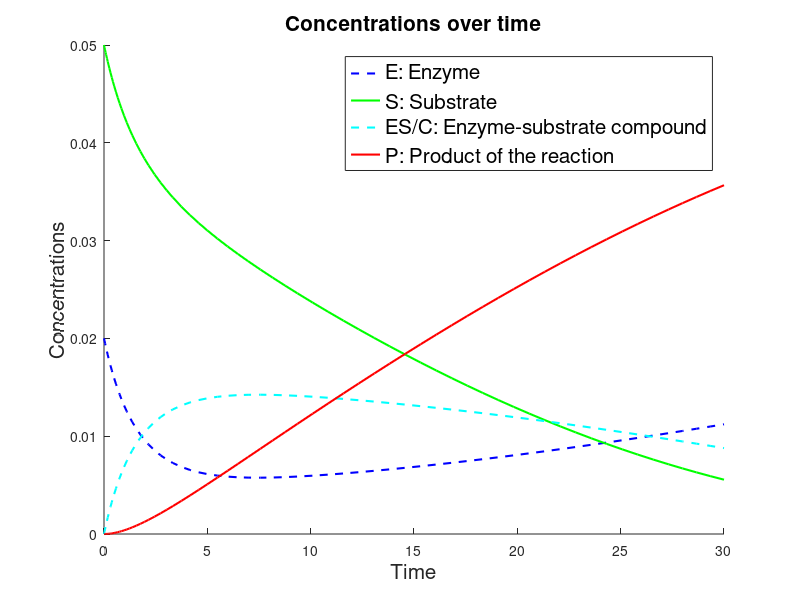
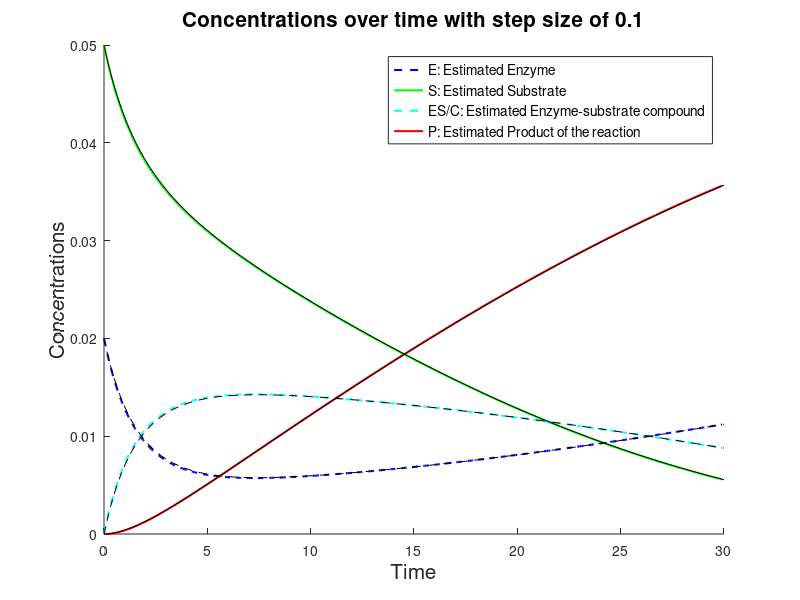
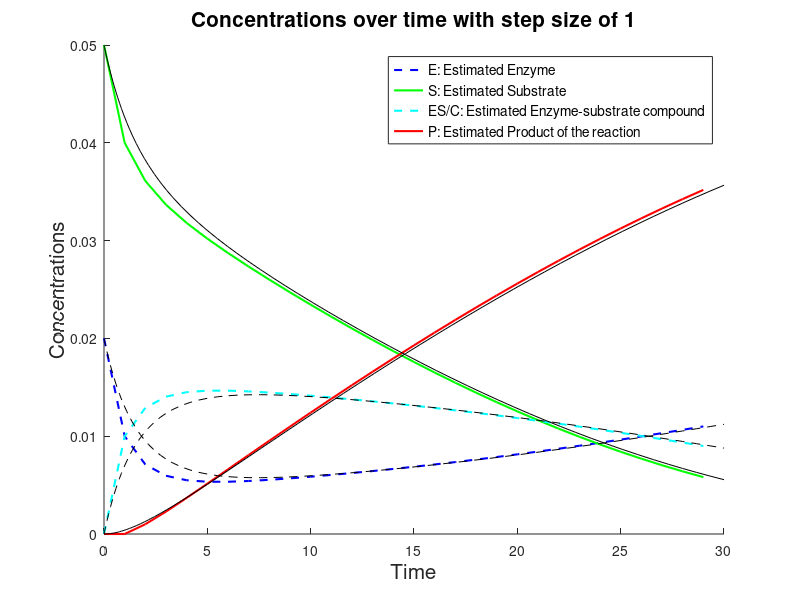
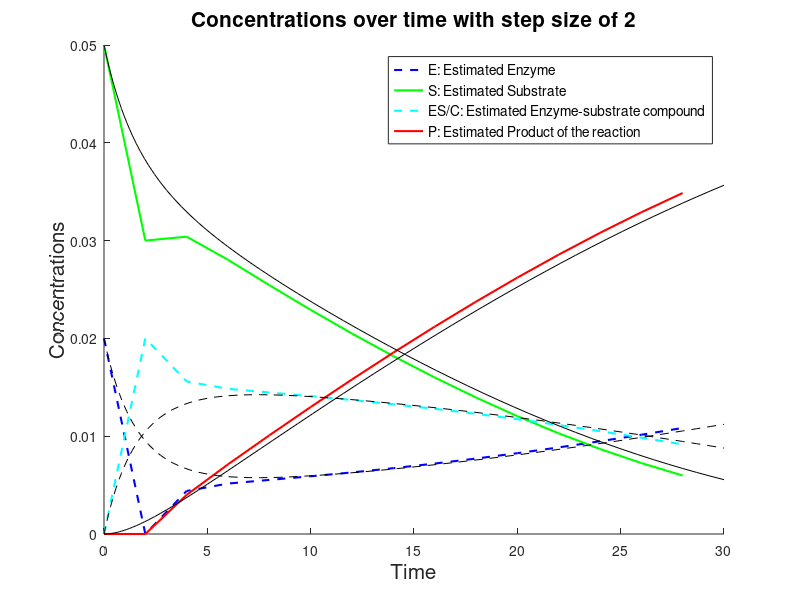

MATLAB code for these plots, in order:
% % Andrea Stancescu, Jenna Varnell, Omry Brewster
% MA 402 Project 1 
% 3-11-2022
% MATLAB .mlx file with integrated text and code


%% part a - FIGURE 1

theta1 = 10;
theta2 = 1e-2;
theta3 = 1e-1;
e0 = 2e-2;
s0 = 5e-2;
c0 = 0;
p0 = 0;
x0 = [e0;
    s0;
    c0;
    p0];


ddt = @(t,x) [(-1*theta1*x(1)*x(2)) + ((theta2+theta3)*x(3));
    (-1*theta1*x(1)*x(2)) + (theta2*x(3));
    (theta1*x(1)*x(2)) - ((theta2+theta3)*x(3));
    theta3*x(3)];

[t, y] = ode45(ddt, [0 30], x0);

figure;
hold on 
plot(t, y(:,1), 'b--', 'LineWidth', 1.5)
plot(t, y(:,2), 'g', 'LineWidth', 1.5)
plot(t, y(:,3), 'c--', 'LineWidth', 1.5)
plot(t, y(:,4), 'r', 'LineWidth', 1.5)
title('Concentrations over time','Fontsize',15)
xlabel('Time','FontSize', 15)
ylabel('Concentrations','FontSize',15)
legend('E: Enzyme', 'S: Substrate', 'ES/C: Enzyme-substrate compound', 'P: Product of the reaction','FontSize',15) 
hold off



%% part b - FIGURE 2


% step size h = 0.1
theta1 = 10;
theta2 = 1e-2;
theta3 = 1e-1;
e0 = 2e-2;
s0 = 5e-2;
c0 = 0;
p0 = 0;
x0 = [e0;
    s0;
    c0;
    p0];

ddt = @(t,x) [(-1*theta1*x(1)*x(2)) + ((theta2+theta3)*x(3));
    (-1*theta1*x(1)*x(2)) + (theta2*x(3));
    (theta1*x(1)*x(2)) - ((theta2+theta3)*x(3));
    theta3*x(3)]';

h1 = 0.1;
y1 = zeros((30/h1), 4);
y1(1, :) = x0';
for i=1:((30/h1) - 1)
   y1(i+1, :) =  y1(i,:) + h1 * (ddt(i*h1, y1(i,:)));
end

figure;
hold on 
plot(0:h1:30-h1, y1(:,1), 'b--', 'LineWidth', 1.5)
plot(0:h1:30-h1, y1(:,2), 'g', 'LineWidth', 1.5)
plot(0:h1:30-h1, y1(:,3), 'c--', 'LineWidth', 1.5)
plot(0:h1:30-h1, y1(:,4), 'r', 'LineWidth', 1.5)




% the true plots found with ode45
theta1 = 10;
theta2 = 1e-2;
theta3 = 1e-1;
e0 = 2e-2;
s0 = 5e-2;
c0 = 0;
p0 = 0;
x0 = [e0;
    s0;
    c0;
    p0];


ddt = @(t,x) [(-1*theta1*x(1)*x(2)) + ((theta2+theta3)*x(3));
    (-1*theta1*x(1)*x(2)) + (theta2*x(3));
    (theta1*x(1)*x(2)) - ((theta2+theta3)*x(3));
    theta3*x(3)];

[t, y] = ode45(ddt, [0 30], x0);


plot(t, y(:,1), 'k--', 'LineWidth', 0.5)
plot(t, y(:,2), 'k', 'LineWidth', 0.5)
plot(t, y(:,3), 'k--', 'LineWidth', 0.5)
plot(t, y(:,4), 'k', 'LineWidth', 0.5)


title('Concentrations over time with step size of 0.1','FontSize',15)
xlabel('Time','Fontsize',15)
ylabel('Concentrations','FontSize',15)
legend('E: Estimated Enzyme', 'S: Estimated Substrate', ...
    'ES/C: Estimated Enzyme-substrate compound', 'P: Estimated Product of the reaction', 'FontSize',10) 


hold off



%% part b - FIGURE 3
% step size h = 1
theta1 = 10;
theta2 = 1e-2;
theta3 = 1e-1;
e0 = 2e-2;
s0 = 5e-2;
c0 = 0;
p0 = 0;
x0 = [e0;
    s0;
    c0;
    p0];

ddt = @(t,x) [(-1*theta1*x(1)*x(2)) + ((theta2+theta3)*x(3));
    (-1*theta1*x(1)*x(2)) + (theta2*x(3));
    (theta1*x(1)*x(2)) - ((theta2+theta3)*x(3));
    theta3*x(3)]';

h2 = 1;
y2 = zeros((30/h2), 4);
y2(1, :) = x0';
for i=1:((30/h2) - 1)
   y2(i+1, :) =  y2(i,:) + h2 * (ddt(i*h2, y2(i,:)));
end

figure;
hold on 
plot(0:h2:30-h2, y2(:,1), 'b--', 'LineWidth', 1.5)
plot(0:h2:30-h2, y2(:,2), 'g', 'LineWidth', 1.5)
plot(0:h2:30-h2, y2(:,3), 'c--', 'LineWidth', 1.5)
plot(0:h2:30-h2, y2(:,4), 'r', 'LineWidth', 1.5)




% the true plots found with ode45
theta1 = 10;
theta2 = 1e-2;
theta3 = 1e-1;
e0 = 2e-2;
s0 = 5e-2;
c0 = 0;
p0 = 0;
x0 = [e0;
    s0;
    c0;
    p0];


ddt = @(t,x) [(-1*theta1*x(1)*x(2)) + ((theta2+theta3)*x(3));
    (-1*theta1*x(1)*x(2)) + (theta2*x(3));
    (theta1*x(1)*x(2)) - ((theta2+theta3)*x(3));
    theta3*x(3)];

[t, y] = ode45(ddt, [0 30], x0);


plot(t, y(:,1), 'k--', 'LineWidth', 0.5)
plot(t, y(:,2), 'k', 'LineWidth', 0.5)
plot(t, y(:,3), 'k--', 'LineWidth', 0.5)
plot(t, y(:,4), 'k', 'LineWidth', 0.5)


title('Concentrations over time with step size of 1','FontSize',15)
xlabel('Time','Fontsize',15)
ylabel('Concentrations','FontSize',15)
legend('E: Estimated Enzyme', 'S: Estimated Substrate', ...
    'ES/C: Estimated Enzyme-substrate compound', 'P: Estimated Product of the reaction', 'FontSize',10) 


hold off



%% part b - FIGURE 4
% step size h = 2
theta1 = 10;
theta2 = 1e-2;
theta3 = 1e-1;
e0 = 2e-2;
s0 = 5e-2;
c0 = 0;
p0 = 0;
x0 = [e0;
    s0;
    c0;
    p0];

ddt = @(t,x) [(-1*theta1*x(1)*x(2)) + ((theta2+theta3)*x(3));
    (-1*theta1*x(1)*x(2)) + (theta2*x(3));
    (theta1*x(1)*x(2)) - ((theta2+theta3)*x(3));
    theta3*x(3)]';

h3 = 2;
y3 = zeros((30/h3), 4);
y3(1, :) = x0';
for i=1:((30/h3) - 1)
   y3(i+1, :) =  y3(i,:) + h3 * (ddt(i*h3, y3(i,:)));
end

figure;
hold on 
plot(0:h3:30-h3, y3(:,1), 'b--', 'LineWidth', 1.5)
plot(0:h3:30-h3, y3(:,2), 'g', 'LineWidth', 1.5)
plot(0:h3:30-h3, y3(:,3), 'c--', 'LineWidth', 1.5)
plot(0:h3:30-h3, y3(:,4), 'r', 'LineWidth', 1.5)




% the true plots found with ode45
theta1 = 10;
theta2 = 1e-2;
theta3 = 1e-1;
e0 = 2e-2;
s0 = 5e-2;
c0 = 0;
p0 = 0;
x0 = [e0;
    s0;
    c0;
    p0];


ddt = @(t,x) [(-1*theta1*x(1)*x(2)) + ((theta2+theta3)*x(3));
    (-1*theta1*x(1)*x(2)) + (theta2*x(3));
    (theta1*x(1)*x(2)) - ((theta2+theta3)*x(3));
    theta3*x(3)];

[t, y] = ode45(ddt, [0 30], x0);


plot(t, y(:,1), 'k--', 'LineWidth', 0.5)
plot(t, y(:,2), 'k', 'LineWidth', 0.5)
plot(t, y(:,3), 'k--', 'LineWidth', 0.5)
plot(t, y(:,4), 'k', 'LineWidth', 0.5)


axis([0 30 0 0.05]);
title('Concentrations over time with step size of 2','FontSize',15)
xlabel('Time','Fontsize',15)
ylabel('Concentrations','FontSize',15)
legend('E: Estimated Enzyme', 'S: Estimated Substrate', ...
    'ES/C: Estimated Enzyme-substrate compound', 'P: Estimated Product of the reaction', 'FontSize',10) 


hold off




%% FIGURE 5


figure1=figure('Position', [1000, 1000, 1000, 1000])

subplot(2,2,1);
hold on 
plot(t, y(:,1), 'b--', 'LineWidth', 1.5)
plot(t, y(:,2), 'g', 'LineWidth', 1.5)
plot(t, y(:,3), 'c--', 'LineWidth', 1.5)
plot(t, y(:,4), 'r', 'LineWidth', 1.5)
title('Concentrations over time')
xlabel('Time')
ylabel('Concentrations')
%legend('E: Enzyme', 'S: Substrate', 'ES/C: Enzyme-substrate compound', 'P: Product of the reaction') 
hold off

subplot(2,2,2);
hold on 
plot(0:h1:30-h1, y1(:,1), 'b--', 'LineWidth', 1.5)
plot(0:h1:30-h1, y1(:,2), 'g', 'LineWidth', 1.5)
plot(0:h1:30-h1, y1(:,3), 'c--', 'LineWidth', 1.5)
plot(0:h1:30-h1, y1(:,4), 'r', 'LineWidth', 1.5)
title('Concentrations over time with step size of 0.1')
xlabel('Time')
ylabel('Concentrations')
%legend('E: Enzyme', 'S: Substrate', 'ES/C: Enzyme-substrate compound', 'P: Product of the reaction')
hold off

subplot(2,2,3);
hold on 
plot(0:h2:30-h2, y2(:,1), 'b--', 'LineWidth', 1.5)
plot(0:h2:30-h2, y2(:,2), 'g', 'LineWidth', 1.5)
plot(0:h2:30-h2, y2(:,3), 'c--', 'LineWidth', 1.5)
plot(0:h2:30-h2, y2(:,4), 'r', 'LineWidth', 1.5)
title('Concentrations over time with step size of 1')
xlabel('Time')
ylabel('Concentrations')
%legend('E: Enzyme', 'S: Substrate', 'ES/C: Enzyme-substrate compound', 'P: Product of the reaction')
hold off

subplot(2,2,4);
hold on 
plot(0:h3:30-h3, y3(:,1), 'b--', 'LineWidth', 1.5)
plot(0:h3:30-h3, y3(:,2), 'g', 'LineWidth', 1.5)
plot(0:h3:30-h3, y3(:,3), 'c--', 'LineWidth', 1.5)
plot(0:h3:30-h3, y3(:,4), 'r', 'LineWidth', 1.5)
axis([0 30 0 0.05])

title('Concentrations over time with step size of 2')
xlabel('Time')
ylabel('Concentrations')

% fig = gcf;
% fig.Position(3) = fig.Position(3) + 400;
hold off



%% part c - FIGURE 6

e0 = 2e-2;
s0 = 5e-2;
c0 = 0;
p0 = 0;
x0 = [e0;
    s0;
    c0;
    p0];

figure;
hold on 
for numtrials = 1:50
    z = randn;
    theta1 = exp(2.3 + 0.30*z);
    theta2 = exp(-4 + 1*z);
    theta3 = exp(-2 + 0.30*z);
    ddt = @(t,x) [(-1*theta1*x(1)*x(2)) + ((theta2+theta3)*x(3));
        (-1*theta1*x(1)*x(2)) + (theta2*x(3));
        (theta1*x(1)*x(2)) - ((theta2+theta3)*x(3));
        theta3*x(3)];
    
    [t, y] = ode45(ddt, [0 30], x0);

    plot(t, y(:,1), 'b--')
    plot(t, y(:,2), 'g')
    plot(t, y(:,3), 'c--')
    plot(t, y(:,4), 'r')
end 

title('Concentrations over time with lognormal reaction rate coefficients','FontSize',15)
xlabel('Time','FontSize',15)
ylabel('Concentrations','FontSize',15)
legend('E: Enzyme', 'S: Substrate', 'ES/C: Enzyme-substrate compound', 'P: Product of the reaction','FontSize',15) 
hold off



%% part d

e0 = 2e-2;
s0 = 5e-2;
c0 = 0;
p0 = 0;
x0 = [e0;
    s0;
    c0;
    p0];

lastproduct = zeros(1,50);
for numtrials = 1:50
    z = randn;
    theta1 = exp(2.3 + 0.30*z);
    theta2 = exp(-4 + 1*z);
    theta3 = exp(-2 + 0.30*z);
    ddt = @(t,x) [(-1*theta1*x(1)*x(2)) + ((theta2+theta3)*x(3));
        (-1*theta1*x(1)*x(2)) + (theta2*x(3));
        (theta1*x(1)*x(2)) - ((theta2+theta3)*x(3));
        theta3*x(3)];
    
    [t, y] = ode45(ddt, [0 30], x0);

    lastproduct(numtrials) = y(end,4);
end 

estimated_product = mean(lastproduct);
fprintf('The expected value of the concentration of the \nproduct P at time t = 30 is %2.4f \n', estimated_product)

stddev_product = std(lastproduct);
standarderr_product = stddev_product / sqrt(50);
ci_lower = estimated_product - 1.96*standarderr_product;
ci_upper = estimated_product + 1.96*standarderr_product;
fprintf('The 95%% confidence interval for the expected value of the \nconcentration of the product P at time t = 30 is [%2.4f , %2.4f] \n', ci_lower, ci_upper)



%% part e - FIGURE 7

% step size h = 2
e0 = 2e-2;
s0 = 5e-2;
c0 = 0;
p0 = 0;
x0 = [e0;
    s0;
    c0;
    p0];

lastproduct = zeros(1,50);
figure;
hold on 
for numtrials = 1:50
    z = randn;
    theta1 = exp(2.3 + 0.30*z);
    theta2 = exp(-4 + 1*z);
    theta3 = exp(-2 + 0.30*z);
    ddt = @(t,x) [(-1*theta1*x(1)*x(2)) + ((theta2+theta3)*x(3));
        (-1*theta1*x(1)*x(2)) + (theta2*x(3));
        (theta1*x(1)*x(2)) - ((theta2+theta3)*x(3));
        theta3*x(3)];
    
    
    h = 2;
    y = zeros((30/h), 4);
    y(1, :) = x0';
    for i=1:((30/h) - 1)
        y(i+1, :) =  y(i,:) + h * (ddt(i*h, y(i,:))');
    end

 
    lastproduct(numtrials) = y(end,4);
    
    plot(0:h:30-h, y(:,1), 'b--')
    plot(0:h:30-h, y(:,2), 'g')
    plot(0:h:30-h, y(:,3), 'c--')
    plot(0:h:30-h, y(:,4), 'r')
end 

title('Concentrations over time with lognormal reaction rate coefficients and step size of 2')
xlabel('Time')
ylabel('Concentrations')
legend('E: Enzyme', 'S: Substrate', 'ES/C: Enzyme-substrate compound', 'P: Product of the reaction') 
hold off

estimated_product = mean(lastproduct);
fprintf('The expected value of the concentration of the \nproduct P at time t = 30 is %2.4f \n', estimated_product)
stddev_product = std(lastproduct);
standarderr_product = stddev_product / sqrt(50);
ci_lower = estimated_product - 1.96*standarderr_product;
ci_upper = estimated_product + 1.96*standarderr_product;
fprintf('The 95%% confidence interval for the expected value of the \nconcentration of the product P at time t = 30 is [%2.4f , %2.4f] \n', ci_lower, ci_upper)


%% part e - FIGURE 8

% step size h = 1
e0 = 2e-2;
s0 = 5e-2;
c0 = 0;
p0 = 0;
x0 = [e0;
    s0;
    c0;
    p0];

lastproduct = zeros(1,50);
figure;
hold on 
for numtrials = 1:50
    z = randn;
    theta1 = exp(2.3 + 0.30*z);
    theta2 = exp(-4 + 1*z);
    theta3 = exp(-2 + 0.30*z);
    ddt = @(t,x) [(-1*theta1*x(1)*x(2)) + ((theta2+theta3)*x(3));
        (-1*theta1*x(1)*x(2)) + (theta2*x(3));
        (theta1*x(1)*x(2)) - ((theta2+theta3)*x(3));
        theta3*x(3)];
    
    
    h = 1;
    y = zeros((30/h), 4);
    y(1, :) = x0';
    for i=1:((30/h) - 1)
        y(i+1, :) =  y(i,:) + h * (ddt(i*h, y(i,:))');
    end

 
    lastproduct(numtrials) = y(end,4);
    
    plot(0:h:30-h, y(:,1), 'b--')
    plot(0:h:30-h, y(:,2), 'g')
    plot(0:h:30-h, y(:,3), 'c--')
    plot(0:h:30-h, y(:,4), 'r')
end 

title('Concentrations over time with lognormal reaction rate coefficients and step size of 1')
xlabel('Time')
ylabel('Concentrations')
legend('E: Enzyme', 'S: Substrate', 'ES/C: Enzyme-substrate compound', 'P: Product of the reaction') 
hold off
                        
estimated_product = mean(lastproduct);
fprintf('The expected value of the concentration of the \nproduct P at time t = 30 is %2.4f \n', estimated_product)
stddev_product = std(lastproduct);
standarderr_product = stddev_product / sqrt(50);
ci_lower = estimated_product - 1.96*standarderr_product;
ci_upper = estimated_product + 1.96*standarderr_product;
fprintf('The 95%% confidence interval for the expected value of the \nconcentration of the product P at time t = 30 is [%2.4f , %2.4f] \n', ci_lower, ci_upper)




%% part e - FIGURE 9

% step size h = 0.1
e0 = 2e-2;
s0 = 5e-2;
c0 = 0;
p0 = 0;
x0 = [e0;
    s0;
    c0;
    p0];

lastproduct = zeros(1,50);
figure;
hold on 
for numtrials = 1:50
    z = randn;
    theta1 = exp(2.3 + 0.30*z);
    theta2 = exp(-4 + 1*z);
    theta3 = exp(-2 + 0.30*z);
    ddt = @(t,x) [(-1*theta1*x(1)*x(2)) + ((theta2+theta3)*x(3));
        (-1*theta1*x(1)*x(2)) + (theta2*x(3));
        (theta1*x(1)*x(2)) - ((theta2+theta3)*x(3));
        theta3*x(3)];
    
    
    h = 0.1;
    y = zeros((30/h), 4);
    y(1, :) = x0';
    for i=1:((30/h) - 1)
        y(i+1, :) =  y(i,:) + h * (ddt(i*h, y(i,:))');
    end

 
    lastproduct(numtrials) = y(end,4);
    
    plot(0:h:30-h, y(:,1), 'b--')
    plot(0:h:30-h, y(:,2), 'g')
    plot(0:h:30-h, y(:,3), 'c--')
    plot(0:h:30-h, y(:,4), 'r')
end 

title('Concentrations over time with lognormal reaction rate coefficients and step size of 0.1')
xlabel('Time')
ylabel('Concentrations')
legend('E: Enzyme', 'S: Substrate', 'ES/C: Enzyme-substrate compound', 'P: Product of the reaction') 
hold off

estimated_product = mean(lastproduct);
fprintf('The expected value of the concentration of the \nproduct P at time t = 30 is %2.4f \n', estimated_product)
stddev_product = std(lastproduct);
standarderr_product = stddev_product / sqrt(50);
ci_lower = estimated_product - 1.96*standarderr_product;
ci_upper = estimated_product + 1.96*standarderr_product;
fprintf('The 95%% confidence interval for the expected value of the \nconcentration of the product P at time t = 30 is [%2.4f , %2.4f] \n', ci_lower, ci_upper)



%% step size h = 1.5 - FIGURE 10
e0 = 2e-2;
s0 = 5e-2;
c0 = 0;
p0 = 0;
x0 = [e0;
    s0;
    c0;
    p0];

lastproduct = zeros(1,50);
figure;
hold on 
for numtrials = 1:50
    z = randn;
    theta1 = exp(2.3 + 0.30*z);
    theta2 = exp(-4 + 1*z);
    theta3 = exp(-2 + 0.30*z);
    ddt = @(t,x) [(-1*theta1*x(1)*x(2)) + ((theta2+theta3)*x(3));
        (-1*theta1*x(1)*x(2)) + (theta2*x(3));
        (theta1*x(1)*x(2)) - ((theta2+theta3)*x(3));
        theta3*x(3)];
    
    
    h = 1.5;
    y = zeros((30/h), 4);
    y(1, :) = x0';
    for i=1:((30/h) - 1)
        y(i+1, :) =  y(i,:) + h * (ddt(i*h, y(i,:))');
    end

 
    lastproduct(numtrials) = y(end,4);
    
    plot(0:h:30-h, y(:,1), 'b--')
    plot(0:h:30-h, y(:,2), 'g')
    plot(0:h:30-h, y(:,3), 'c--')
    plot(0:h:30-h, y(:,4), 'r')
end 

title('Concentrations over time with lognormal reaction rate coefficients and step size of 1.5')
xlabel('Time')
ylabel('Concentrations')
legend('E: Enzyme', 'S: Substrate', 'ES/C: Enzyme-substrate compound', 'P: Product of the reaction') 
hold off

estimated_product = mean(lastproduct);
fprintf('The expected value of the concentration of the \nproduct P at time t = 30 is %2.4f \n', estimated_product)
stddev_product = std(lastproduct);
standarderr_product = stddev_product / sqrt(50);
ci_lower = estimated_product - 1.96*standarderr_product;
ci_upper = estimated_product + 1.96*standarderr_product;
fprintf('The 95%% confidence interval for the expected value of the \nconcentration of the product P at time t = 30 is [%2.4f , %2.4f] \n', ci_lower, ci_upper)





%% step size h = 0.15 - FIGURE 11
e0 = 2e-2;
s0 = 5e-2;
c0 = 0;
p0 = 0;
x0 = [e0;
    s0;
    c0;
    p0];

lastproduct = zeros(1,50);
figure;
hold on 
for numtrials = 1:50
    z = randn;
    theta1 = exp(2.3 + 0.30*z);
    theta2 = exp(-4 + 1*z);
    theta3 = exp(-2 + 0.30*z);
    ddt = @(t,x) [(-1*theta1*x(1)*x(2)) + ((theta2+theta3)*x(3));
        (-1*theta1*x(1)*x(2)) + (theta2*x(3));
        (theta1*x(1)*x(2)) - ((theta2+theta3)*x(3));
        theta3*x(3)];
    
    
    h = 0.15;
    y = zeros((30/h), 4);
    y(1, :) = x0';
    for i=1:((30/h) - 1)
        y(i+1, :) =  y(i,:) + h * (ddt(i*h, y(i,:))');
    end

 
    lastproduct(numtrials) = y(end,4);
    
    plot(0:h:30-h, y(:,1), 'b--')
    plot(0:h:30-h, y(:,2), 'g')
    plot(0:h:30-h, y(:,3), 'c--')
    plot(0:h:30-h, y(:,4), 'r')
end 

title('Concentrations over time with lognormal reaction rate coefficients and step size of 0.15')
xlabel('Time')
ylabel('Concentrations')
legend('E: Enzyme', 'S: Substrate', 'ES/C: Enzyme-substrate compound', 'P: Product of the reaction') 
hold off

estimated_product = mean(lastproduct);
fprintf('The expected value of the concentration of the \nproduct P at time t = 30 is %2.4f \n', estimated_product)
stddev_product = std(lastproduct);
standarderr_product = stddev_product / sqrt(50);
ci_lower = estimated_product - 1.96*standarderr_product;
ci_upper = estimated_product + 1.96*standarderr_product;
fprintf('The 95%% confidence interval for the expected value of the \nconcentration of the product P at time t = 30 is [%2.4f , %2.4f] \n', ci_lower, ci_upper)